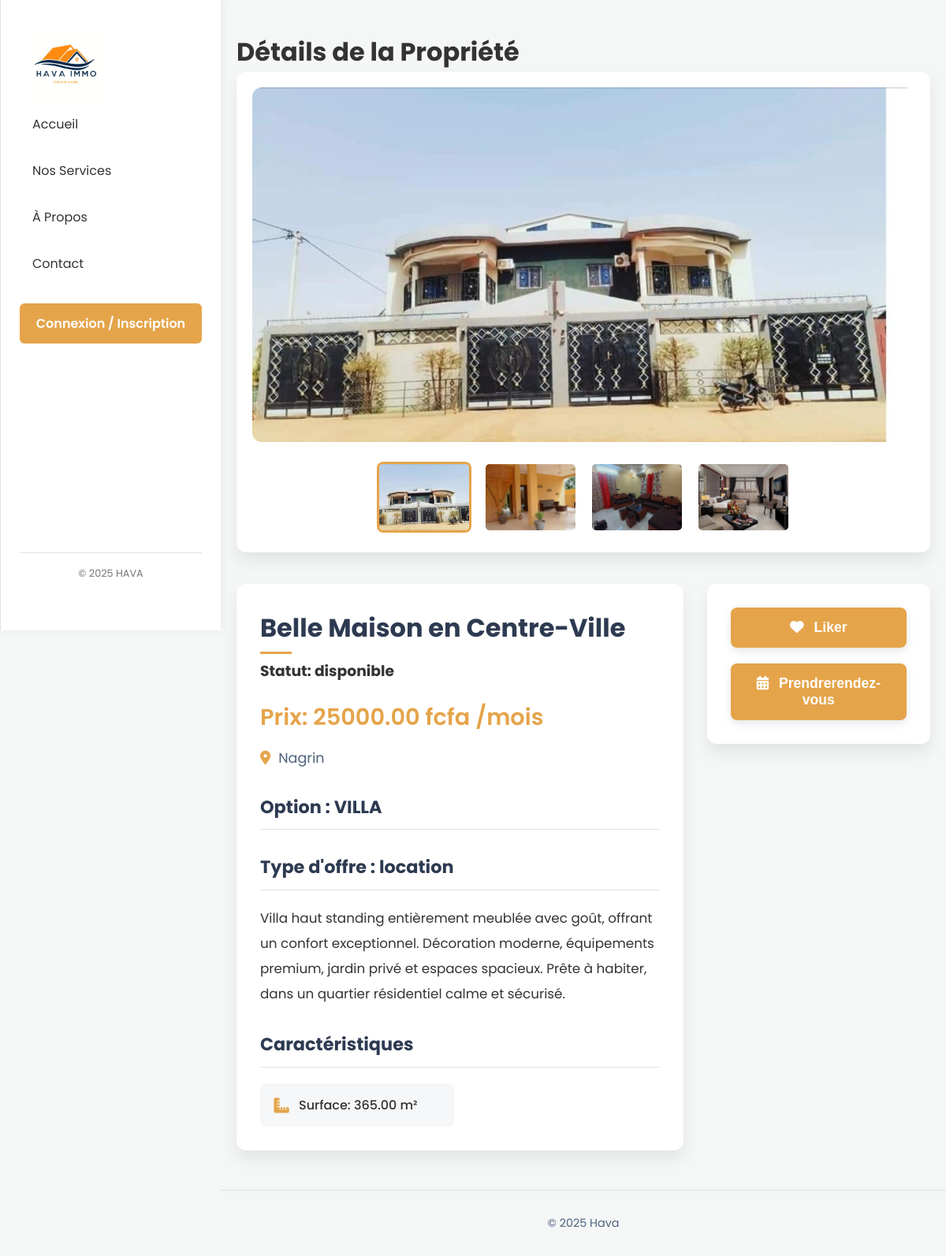
Screenshot of /propriete/22/ with the database file from the repository.
### bien_app/models.py (models this page shows, shortened)
class Propriete(models.Model):
    type = models.CharField(max_length=30, choices=TYPE_CHOICES)  # Ex: Appartement, Villa...
    usage = models.CharField(max_length=450)  # Ex: Habitation, Commercial...
    statut = models.CharField(max_length=20, choices=STATUT_CHOICES, default='disponible')
    localisation = models.CharField(max_length=255)
    superficie = models.DecimalField(max_digits=10, decimal_places=2)  # en m²
    prix = models.DecimalField(max_digits=15, decimal_places=2)  # en FCFA ou autre
    option = models.CharField(max_length=10, choices=OPTION_CHOICES)
    bailleur = models.ForeignKey(
        'auth_app.CustomUser',  # entre guillemets = pas d'import
        on_delete=models.SET_NULL,
        limit_choices_to={'user_type': 'BAILLEUR'},
        null=True, blank=True,
        related_name='proprietes'
    )

class Image(models.Model):
    propriete = models.ForeignKey(Propriete, on_delete=models.CASCADE, related_name='images')
    image = models.ImageField(upload_to='proprietes/')

### bien_app/views.py (the view, shortened to what this page needs)
# urls.py: path('<int:pk>/', views.propriete_detail, name='propriete_detail'),
def propriete_detail(request, pk):
    propriete = get_object_or_404(Propriete, pk=pk)
    images = propriete.images.all()
    est_favori = False
    return render(request, 'bien/detail.html', {
        'propriete': propriete,
        'images': images,
        'est_favori': est_favori
    })

### templates/bien/detail.html (shortened to what this page needs)
{% extends "base/layout.html" %}
{% load static%}
    {% block css %}
    <link rel="stylesheet" href="{% static "css/bien/style.css" %}" >
    <link rel="stylesheet" href="https://cdnjs.cloudflare.com/ajax/libs/font-awesome/6.0.0/css/all.min.css">
    {% endblock css %}
    {% block content %}
    <div class="container">
        <header>
            <h1>Détails de la Propriété</h1>
        </header>
        <main class="property-page">
            <section class="image-carousel">
                <div class="carousel-container">
                    <div class="image-grid">
                        <div class="main-image">
                            <img src="{{images.first.image.url}}" alt="Image principale de la propriété" id="main-property-image">
                        </div>
                        <div class="thumbnail-container">
                            {% if images|length > 0 %}
                            <img src="{{images.first.image.url}}" alt="Image 1 de la propriété" class="thumbnail active" data-index="0">
                          {% endif %}
                          {% if images|length > 1 %}
                            <img src="{{ images.1.image.url }}" alt="Image 2 de la propriété" class="thumbnail" data-index="1">
                          {% endif %}
                          {% if images|length > 2 %}
                          <img src="{{ images.2.image.url }}" alt="Image 3 de la propriété" class="thumbnail" data-index="2">
                          {% endif %}
                          {% if images|length > 3 %}
                          <img src="{{ images.3.image.url }}" alt="Image 4 de la propriété" class="thumbnail" data-index="3">
                          {% endif %}
                        </div>
                    </div>
                </div>
            </section>
            <section class="property-actions">
            {% if user.is_authenticated%}
                {% if user.user_type == "CLIENT" %}
                    <button onclick="toggleFavori({{ propriete.id }})"  class="action-button like-button">
                        {%  if est_favori %}
                        <i class="fas fa-heart-broken"></i>Retirer des favoris</button>
                        {%  else %}
                         <i class="fas fa-heart"></i> Liker</button>
                        {%  endif %}
                    <a href="{% url "prendre_rendez_vous" propriete.id  %}">
                        <button  class="action-button like-button"><i class="fas fa-calendar-alt"></i> Prendrerendez-vous</button>
                    </a>
                {% endif %}
                {% if user.user_type == "AGENT" or user.user_type == "MANAGER"  or user.user_type == "BAILLEUR" %}
                <a href="{% url "modifier_propriete" propriete.pk %}">
                <button class="action-button edit-button"><i class="fas fa-edit"></i> Modifier</button>
                </a>
                {% endif %}
            {% else%}
            <a href="{% url "login"%}">
                <button  class="action-button like-button"><i class="fas fa-heart"></i> Liker</button>
            </a>
            <a href="{% url "login"%}">
                <button  class="action-button like-button"><i class="fas fa-calendar-alt"></i> Prendrerendez-vous</button>
            </a>
            {% endif %}
            </section>
            <section class="property-details">
                <h2>Belle Maison en Centre-Ville</h2>
                <h3> Statut: {{propriete.statut}} </h3>
                {% if propriete.option == "location" %}
                <p class="price">Prix: {{propriete.prix}} fcfa /mois</p>
                {%else%}
                <p class="price">Prix: {{propriete.prix}} fcfa</p>
                {% endif %}
                <p class="location">{{propriete.localisation}}</p>
                <div class="description">
                    <h3>Option : {{propriete.type}}</h3>
                    <h3>Type d'offre : {{propriete.option}}</h3>
                    <p>
                        {{propriete.usage}}
                    </p>
                </div>
                <div class="features">
                    <h3>Caractéristiques</h3>
                    <div class="features-grid">
                        <div class="feature-item">
                            <i class="fas fa-ruler-combined"></i>
                            <span>Surface: {{propriete.superficie}} m²</span>
                        </div>
                        </div>
                    </div>
                </div>
        <footer>
            <p>&copy; 2025 Hava</p>
        </footer>
    </div>
    {% endblock content %}

### static/css/base/style.css (style rules this page uses)
:root { --primary-color: #2D3A51; --secondary-color: #4F627D; --accent-color: #E5A44A; --accent-color-hover: #CC8D39; --text-color: #333333; --light-text-color: #FFFFFF; --bg-color: #F4F7F6; --sidebar-bg: #FFFFFF; --border-color: #DDE2E5; --card-bg: #FFFFFF; --shadow: 0 4px 12px rgba(0, 0, 0, 0.07); --font-family: 'Poppins', sans-serif; --sidebar-width: 280px; --mobile-sidebar-width: 280px; }
*, *::before, *::after { box-sizing: border-box; margin: 0; padding: 0; }
html { scroll-behavior: smooth; }
body { font-family: var(--font-family); background-color: var(--bg-color); color: var(--text-color); line-height: 1.6; display: flex; position: relative; overflow-x: hidden; overflow-x:scroll; }

### rows the page displays
Propriete: first.image (picture), statut "disponible", prix "25000.00", localisation "Nagrin", type "VILLA", option "location", usage "Villa haut standing entièrement meublée avec goût, offrant un confort exceptionnel. Décoration moderne, équipements premium, jardin privé et espaces spacieux. Prête à habiter, dans un quartier résidentiel calme et sécurisé.", superficie "365.00"
Image: first.image (picture)
Image: image (picture)
Image: image (picture)
Image: image (picture)
